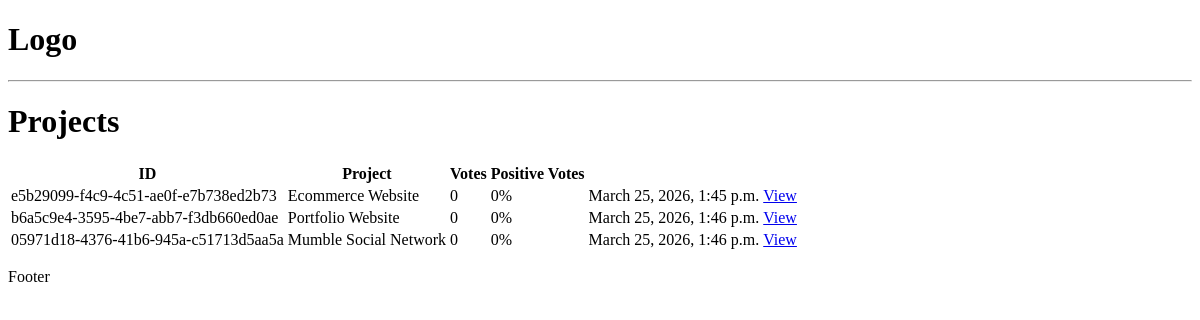
The app's page /, older data.
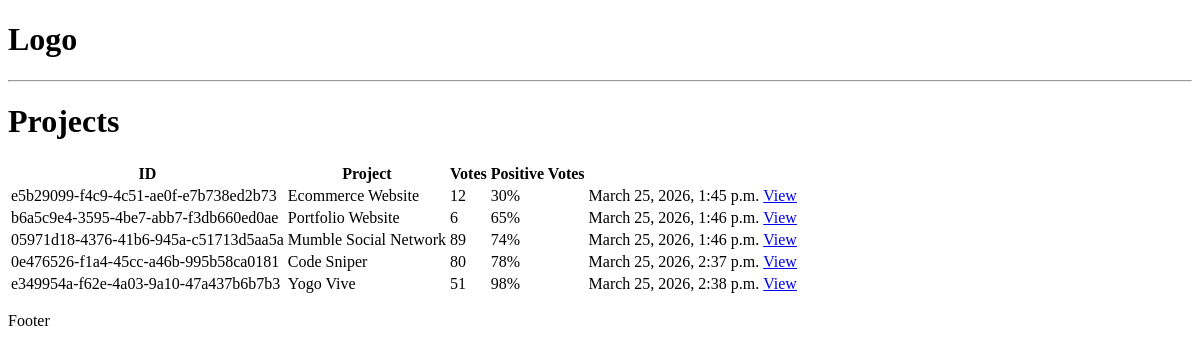
The same page, newer data.
### projects/models.py (models this page shows, shortened)
class Project(models.Model):
    title = models.CharField(max_length=200)
    description = models.TextField(null=True, blank=True)
    demo_link = models.CharField(max_length=2000, null=True, blank=True)
    source_link = models.CharField(max_length=2000, null=True, blank=True)
    tags = models.ManyToManyField('Tag', blank=True)
    vote_total = models.IntegerField(default=0, null=True, blank=True)
    vote_ratio = models.IntegerField(default=0, null=True, blank=True)
    created = models.DateTimeField(auto_now_add=True)
    id = models.UUIDField(primary_key=True, default=uuid.uuid4, editable=False)

### projects/views.py (the view)
# urls.py: path('', include('projects.urls')),
def projects(request):
    projects = Project.objects.all()
    context = {
        'projects': projects,
    }
    return render(request, 'projects/projects.html', context=context)

### projects/templates/projects/projects.html (shortened to what this page needs)
<!DOCTYPE html>
<html lang="en">
<head>
</head>
<body>
{% extends 'main.html' %}
{% block content %}
<h1>Projects</h1>
    <table>
        <tr>
            <th>ID</th>
            <th>Project</th>
            <th>Votes</th>
            <th>Positive Votes</th>
            <th></th>
        </tr>
        {% for project in projects %}
            <tr>
            <td>{{ project.id }}</td>
            <td>{{ project.title }}</td>
            <td>{{ project.vote_total }}</td>
            <td>{{ project.vote_ratio }}%</td>
            <td>{{ project.created }}</td>
            <td><a href="{% url 'project' project.id %}">View</a></td>
            </tr>
        {% endfor %}
    </table>
{% endblock content %}

### templates/main.html (shortened to what this page needs)
<!doctype html>
<html lang="en">
<head>
</head>
<body>
    {% include 'navbar.html' %}
    {% block content %}
    {% endblock content %}
    <p>Footer</p>
</body>
</html>

### templates/navbar.html (shortened to what this page needs)
<!DOCTYPE html>
<html lang="en">
<head>
</head>
<body>
<h1>Logo</h1>
<hr>
</body>
</html>

Row changes from the older to the newer data that the page shows:
changed Project "e5b29099-f4c9-4c51-ae0f-e7b738ed2b73": vote_total "0" → "12"; vote_ratio "0" → "30"
changed Project "b6a5c9e4-3595-4be7-abb7-f3db660ed0ae": vote_total "0" → "6"; vote_ratio "0" → "65"
changed Project "05971d18-4376-41b6-945a-c51713d5aa5a": vote_total "0" → "89"; vote_ratio "0" → "74"
added Project: id "0e476526-f1a4-45cc-a46b-995b58ca0181", title "Code Sniper", vote_total "80", vote_ratio "78", created "March 25, 2026, 2:37 p.m."
added Project: id "e349954a-f62e-4a03-9a10-47a437b6b7b3", title "Yogo Vive", vote_total "51", vote_ratio "98", created "March 25, 2026, 2:38 p.m."
